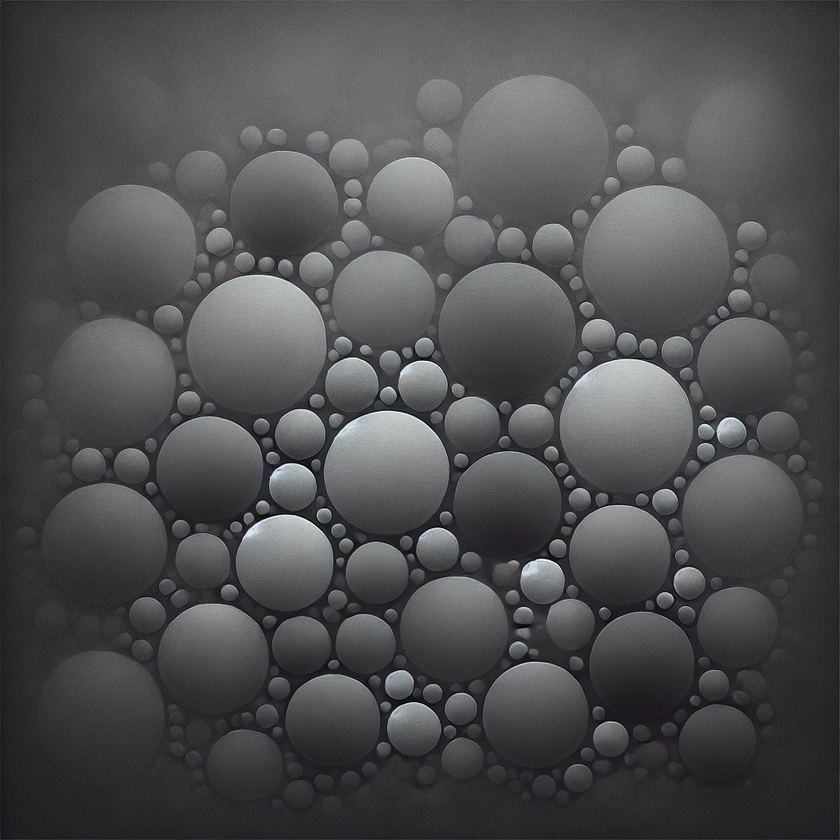
#> input picture COS3401(1-86)/Assignment/images/dark_image.png, 840 x 840 px, shrunk from 1024 x 1024 before the run
$ jupyter execute --allow-errors assignment2.ipynb   (older library calls are emulated)
#> lines starting #> are read from the running program, lines starting #| are printed output that depends on the picture
### COS3401(1-86)/Assignment/utils.py
import cv2
import matplotlib.pyplot as plt
import numpy as np

# [4 lines left out: function show_image_cv2, not called in this run]

def show_image_plt(img, title = '', gray = False):
    plt.axis('off')
    plt.imshow(img, cmap='gray' if gray else None)

    if title:
        plt.title(title)

    plt.show()

def show_images_plt(img1, img2, img3, titles=[]):

    fig = plt.figure()

    fig.add_subplot(131)
    plt.plot(img1)
    plt.title(titles[0])
    plt.axis('off')


    fig.add_subplot(132)
    plt.plot(img2)
    plt.title(titles[1])
    plt.axis('off')

    fig.add_subplot(133)
    plt.plot(img3)
    plt.title(titles[2])
    plt.axis('off')

    plt.show()

def power_gamma(img, gamma, c = 255.0):
    # ข้ันตอนการ Norm
    img_norm = img.astype(np.float16) / 255.0

    # การทำ power gamma และแปลงค่ากลับ
    gamma_img = (img_norm ** gamma) * c
    gamma_img = gamma_img.astype(np.uint8)

    return gamma_img


# หาขอบภาพ
# [7 lines left out: function prewitt_operator_meth, not called in this run]

def sobel_operator(img):
    gx = cv2.Sobel(img, cv2.CV_64F, 1, 0, ksize=3)
    gy = cv2.Sobel(img, cv2.CV_64F, 0, 1, ksize=3)
    out = np.sqrt(gx**2 + gy**2)
    return out.astype(np.uint8)

# [187 lines left out: functions reduce_saturation, rgb_to_cmyk, cmyk_to_rgb, intermean, apply_threshold, histogram and 6 more, not called in this run]

### COS3401(1-86)/Assignment/assignment2.ipynb
[cell 1]
import cv2
from utils import *

# ข้อสอง

[cell 2]
img = cv2.imread('./images/dark_image.png', 0)
#> img: shape (840, 840); min 0, max 255, mean 79

[cell 3]
show_image_plt(img, gray=True, title='Original')

## 2.1 เอารูปดั้งเดิมไปทำ edge

[cell 4]
img_sobel = sobel_operator(img)
show_image_plt(img_sobel, gray=True, title='Sobel Edge')

#> (a cell that did not finish here is left out)

##  2.2 เอารูปดั้งเดิมมาทำ Equalize แล้ว ทำ Edge

[cell 6]
img_equali = cv2.equalizeHist(img)
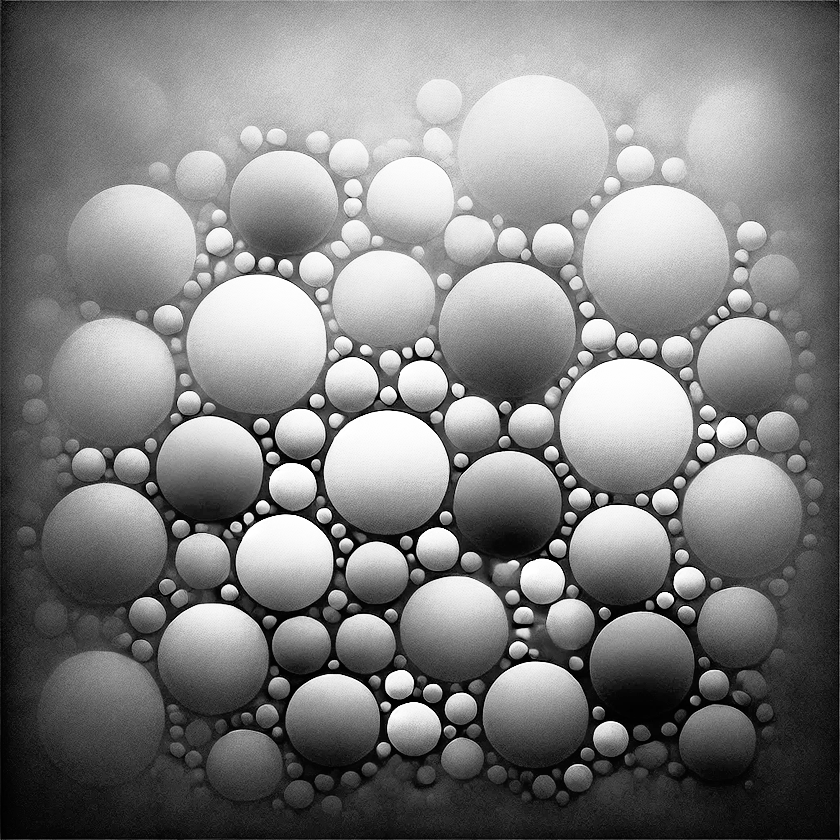
#> img_equali: shape (840, 840); min 0, max 255, mean 128.6

[cell 7]
show_image_plt(img_equali, gray=True)

[cell 8]
sobel_img = sobel_operator(img_equali)

[cell 9]
show_images_plt(img, img_equali, sobel_img, titles=['Original','Equalization', 'Sobel Edge'])
#> in show_images_plt, `plt.show()`:
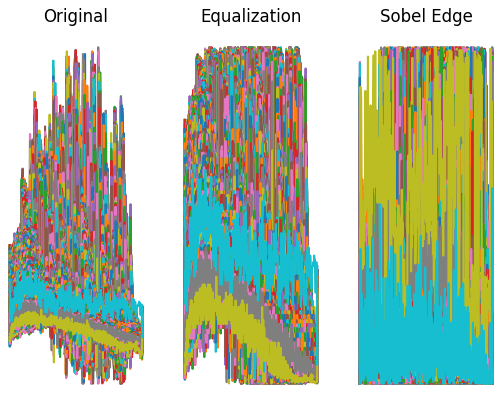
#> figure drawn by matplotlib, 3 panels

## 2.3 เอารูปดั้งเดิมมาทำ Powergamma ก่อนแล้วทำ Equalize แล้ว ทำ Edge

[cell 10]
img2 = cv2.imread('./images/bright_image.png', 0)
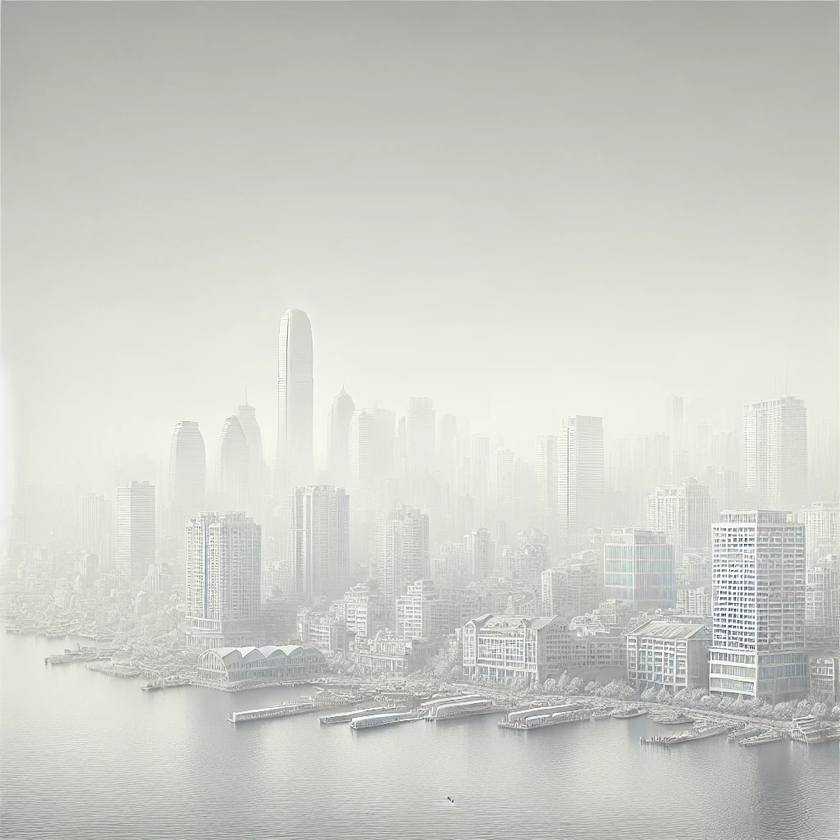
#> input picture COS3401(1-86)/Assignment/images/bright_image.png, 840 x 840 px, shrunk from 1024 x 1024 before the run
#> img2: shape (840, 840); min 55, max 255, mean 206

[cell 11]
show_image_plt(img2, gray=True, title='Original')

[cell 12]
gamma_img2 = power_gamma(img2, 5)
#> in power_gamma, `gamma_img = (img_norm ** gamma) * c`:
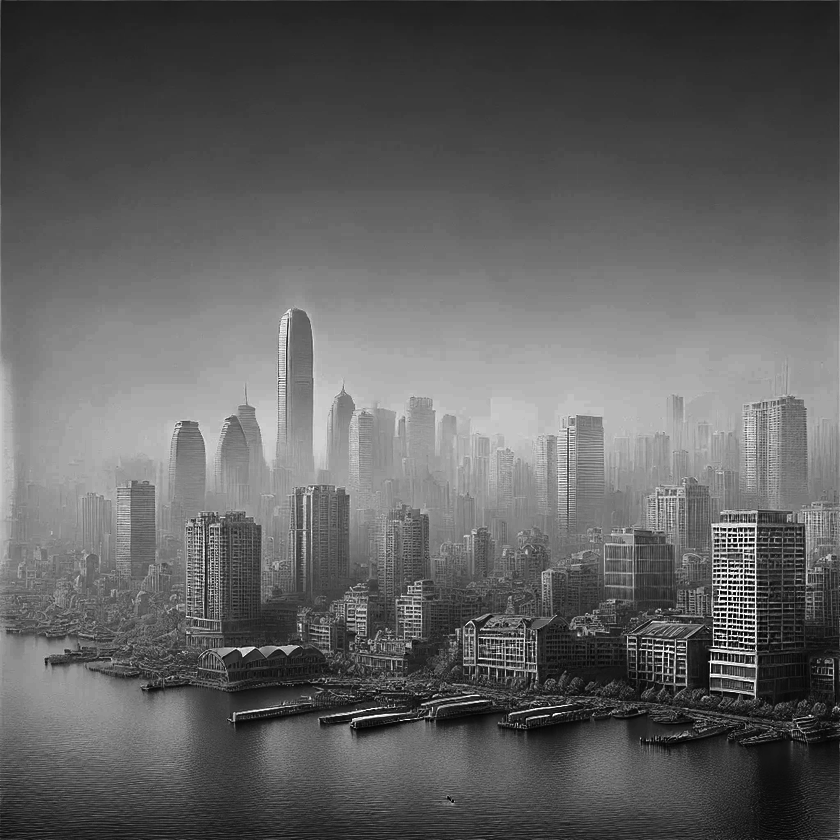
#> gamma_img: shape (840, 840) float16; min 0.119, max 255, mean 97.9

[cell 13]
show_image_plt(gamma_img2, gray=True, title='Gamma 5')

[cell 14]
equali_img2 = cv2.equalizeHist(gamma_img2)
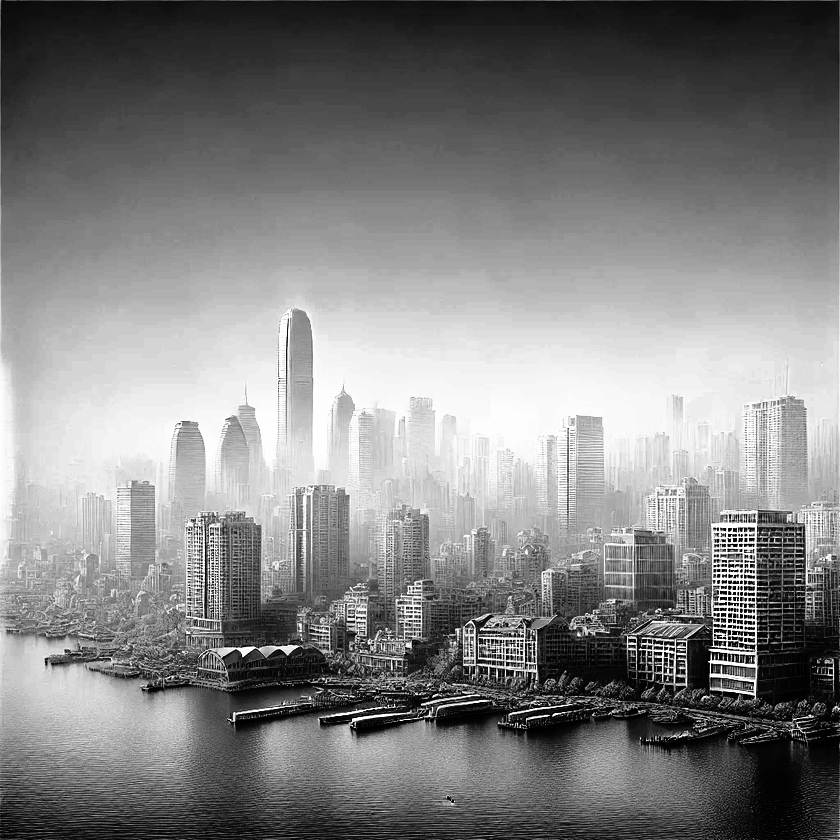
#> equali_img2: shape (840, 840); min 0, max 255, mean 129.2

[cell 15]
show_image_plt(equali_img2, gray=True, title='Equalization')

[cell 16]
sobel_img2 = sobel_operator(equali_img2)
#> in sobel_operator (call 3), `gy = cv2.Sobel(img, cv2.CV_64F, 0, 1, ksize=3)`:
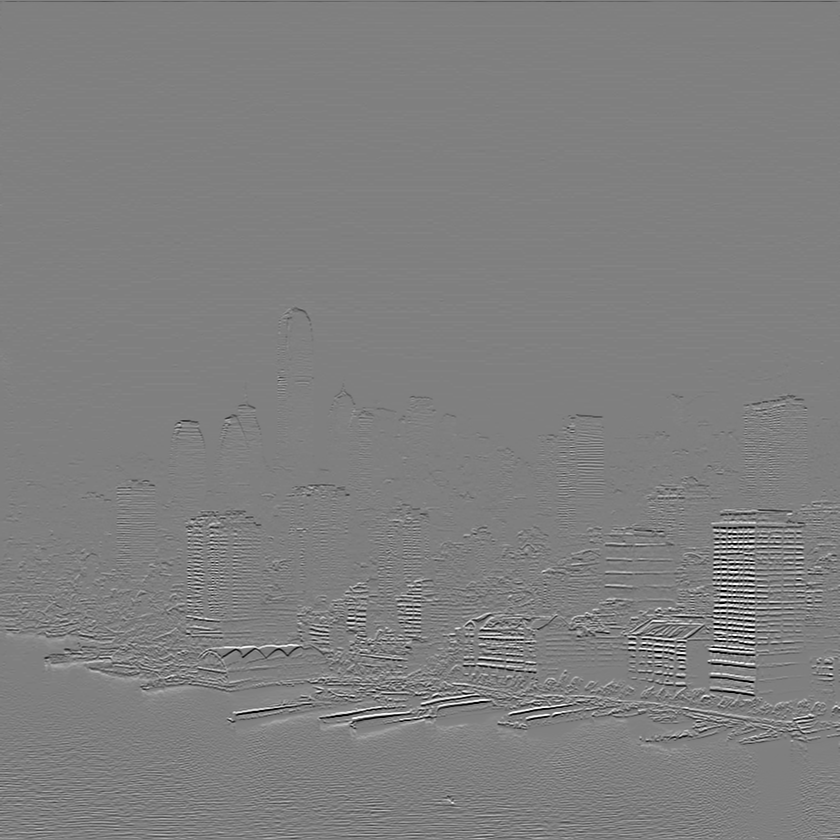
#> gy: shape (840, 840) float64; min -1020, max 1020, mean 0; drawn with min black and max white
#> in sobel_operator (call 3), `return out.astype(np.uint8)`:
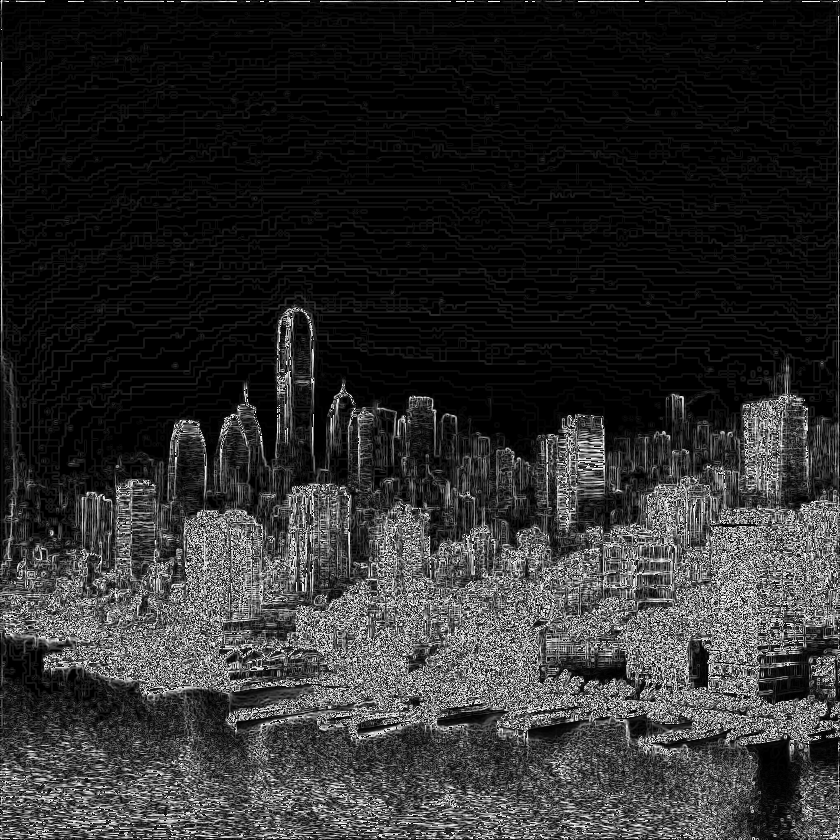
#> returned value: shape (840, 840); min 0, max 255, mean 44.9

[cell 17]
show_image_plt(sobel_img2, gray=True, title='Sobel Edge')

## 2.4 แสดงผลเอาทุกข้อก่อนหน้ามาเทียบกัน

#> (a cell that did not finish here is left out)

[cell 19]
muls = cv2.hconcat([img2, gamma_img2, equali_img2, sobel_img2])
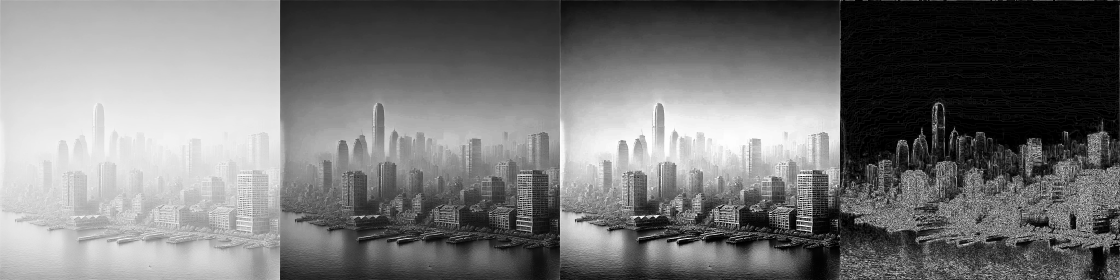
#> muls: shape (840, 3360) (shown at 1/3 size); min 0, max 255, mean 119.4

[cell 20]
cv2.imwrite('./images/outs/assignment2/2final.png',muls )
#> Out = True
